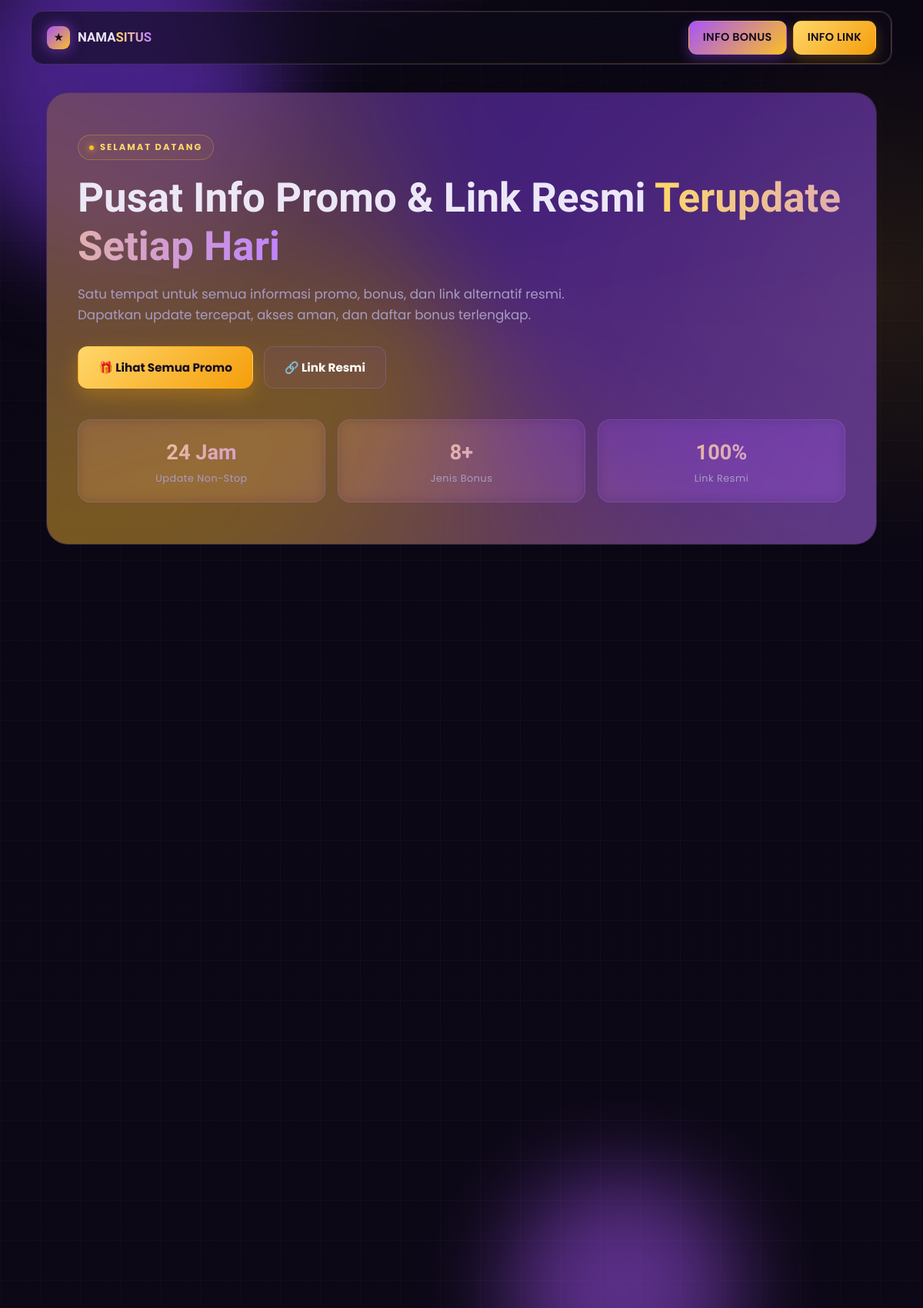
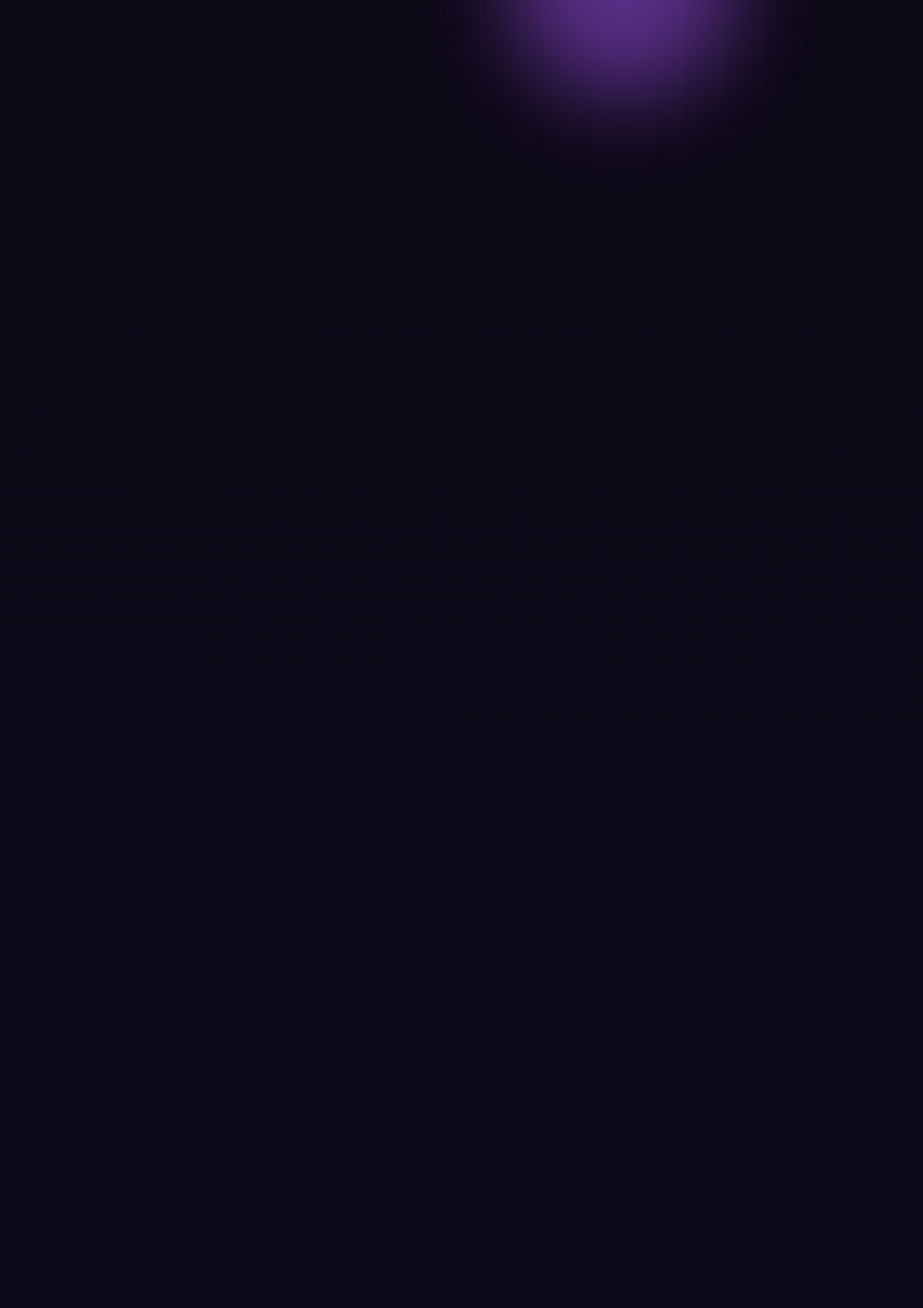
The page / (upper part) on the database its author committed (2 pictures, top to bottom).
### tables this page shows
CREATE TABLE stats (
  id    INT AUTO_INCREMENT PRIMARY KEY,
  num   VARCHAR(40) NOT NULL,
  label VARCHAR(80) NOT NULL,
  sort  INT NOT NULL DEFAULT 0
);

### includes/db.php (called while the page is built, shortened)
<?php
function db(): PDO
{
    static $pdo = null;
    if ($pdo === null) {
        $dsn = 'mysql:host=' . DB_HOST . ';dbname=' . DB_NAME . ';charset=' . DB_CHARSET;
        try {
            $pdo = new PDO($dsn, DB_USER, DB_PASS, [
                PDO::ATTR_ERRMODE            => PDO::ERRMODE_EXCEPTION,
                PDO::ATTR_DEFAULT_FETCH_MODE => PDO::FETCH_ASSOC,
                PDO::ATTR_EMULATE_PREPARES   => false,
            ]);
        } catch (PDOException $e) {
            http_response_code(500);
            exit('Koneksi database gagal. Periksa config.php. Detail: ' . $e->getMessage());
        }
    }
    return $pdo;
}

### includes/functions.php (the view, shortened to what this page needs)
<?php
require_once __DIR__ . '/db.php';
function e($s): string { return htmlspecialchars((string)$s, ENT_QUOTES, 'UTF-8'); }
function get_settings(): array
{
    $rows = db()->query('SELECT skey, svalue FROM settings')->fetchAll();
    $out = [];
    foreach ($rows as $r) $out[$r['skey']] = $r['svalue'];
    return $out;
}
function sv(array $s, string $k, string $default = ''): string
{
    return (isset($s[$k]) && $s[$k] !== '') ? $s[$k] : $default;
}
function get_stats(): array   { return db()->query('SELECT * FROM stats ORDER BY sort, id')->fetchAll(); }
function get_groups(): array  { return db()->query('SELECT * FROM bonus_groups ORDER BY sort, id')->fetchAll(); }
function get_promos(int $gid): array
{
    $st = db()->prepare('SELECT * FROM promos WHERE group_id = ? ORDER BY sort, id');
    $st->execute([$gid]);
    return $st->fetchAll();
}
function bnr_grad(string $k): string
{
    $m = [
        'a' => '#7c3aed,#4c1d95', 'b' => '#a855f7,#6d28d9', 'c' => '#f59e0b,#b45309',
        'd' => '#9333ea,#db2777', 'e' => '#0ea5e9,#4338ca', 'f' => '#f43f5e,#7c3aed',
    ];
    return $m[$k] ?? $m['a'];
}
function acc_grad(string $k): string
{
    $m = ['purple' => '#7c3aed,#a855f7', 'gold' => '#f59e0b,#ffd76a', 'pink' => '#db2777,#7c3aed'];
    return $m[$k] ?? $m['purple'];
}
function render_promo(array $p, bool $coin): string
{
    $hasImg = !empty($p['banner']);
    $bg = $hasImg
        ? 'style="background-image:url(' . e($p['banner']) . ')"'
        : 'style="background:linear-gradient(135deg,' . bnr_grad($p['bnr']) . ')"';
    $ribbon = !empty($p['ribbon']) ? '<span class="ribbon">' . e($p['ribbon']) . '</span>' : '';
    $coinEl = $coin ? '<span class="coin"></span>' : '';
    $label  = $hasImg ? '' : '<div><div class="label">' . e($p['label']) . '</div><div class="sub">Banner</div></div>';
    $url    = $p['url'] !== '' ? $p['url'] : '#';
    $btn    = $p['btn'] !== '' ? $p['btn'] : 'Detail';
    return '<div class="promo reveal">' . $ribbon
        . '<div class="pb" ' . $bg . '><span class="bnr-glow"></span>' . $coinEl . '<span class="shine2"></span>' . $label . '</div>'
        . '<div class="pbody"><h4>' . e($p['title']) . '</h4><p>' . e($p['description']) . '</p>'
        . '<a href="' . e($url) . '" class="pbtn">' . e($btn) . ' &rarr;</a></div></div>';
}
function render_group(array $g): string
{
    $promos = get_promos((int)$g['id']);
    $cols   = count($promos) >= 4 ? 'cols-4' : 'cols-2';
    $icbg   = 'background:linear-gradient(135deg,' . acc_grad($g['accent']) . ')';
    $inner  = '';
    foreach ($promos as $p) $inner .= render_promo($p, (int)$g['coin'] === 1);
    $desc   = trim((string)($g['description'] ?? ''));
    $descEl = $desc !== '' ? '<p class="group-desc reveal">' . nl2br(e($desc)) . '</p>' : '';
    return '<div class="group" id="group-' . (int)$g['id'] . '"><div class="group-label reveal">'
        . '<h3><span class="ic" style="' . $icbg . '">' . e($g['icon']) . '</span> ' . e($g['title']) . '</h3>'
        . '<span class="line"></span><span class="tag">' . e($g['tag']) . '</span></div>'
        . $descEl
        . '<div class="promos ' . $cols . '">' . $inner . '</div></div>';
}

### index.php (shortened to what this page needs)
<?php
require_once __DIR__ . '/includes/functions.php';
$s      = get_settings();
$stats  = get_stats();
$groups = get_groups();
$heroImg  = sv($s, 'about_banner');
$heroCls  = $heroImg !== '' ? ' hasimg' : '';
$heroStyle= $heroImg !== '' ? ' style="background-image:url(' . e($heroImg) . ')"' : '';
?>
<!DOCTYPE html>
<html lang="id">
<head>
<link rel="stylesheet" href="assets/css/style.css">
</head>
<body>
<div class="bg-fx"><span class="orb o1"></span><span class="orb o2"></span><span class="orb o3"></span></div>
<div class="grid-fx"></div>
<nav>
  <div class="nav-inner">
    <div class="brand"><span class="dot">★</span><span><?= e(sv($s,'site_name','NAMA')) ?><b><?= e(sv($s,'site_accent','SITUS')) ?></b></span></div>
    <div class="menu">
      <a href="#promo" class="bonus">INFO BONUS</a>
      <a href="#link" class="gold">INFO LINK</a>
    </div>
  </div>
</nav>
<section class="hero" id="about">
  <?php if ($heroImg !== '' && sv($s,'about_banner_full') === '1'): ?>
  <div class="hero-banner-full reveal"><img src="<?= e($heroImg) ?>" alt="<?= e(sv($s,'site_name','NAMA') . sv($s,'site_accent','SITUS')) ?>"></div>
  <div class="stats">
    <?php foreach ($stats as $st): ?>
      <div class="stat"><div class="num"><?= e($st['num']) ?></div><div class="lbl"><?= e($st['label']) ?></div></div>
    <?php endforeach; ?>
  </div>
  <?php else: ?>
  <div class="hero-banner<?= $heroCls ?>"<?= $heroStyle ?>>
    <div class="aurora"></div>
    <div class="shine"></div>
    <span class="eyebrow"><?= e(sv($s,'about_eyebrow','Selamat Datang')) ?></span>
    <h1 style="margin-top:18px"><?= e(sv($s,'about_title')) ?> <span class="grad"><?= e(sv($s,'about_subtitle')) ?></span></h1>
    <p class="lead"><?= e(sv($s,'about_lead')) ?></p>
    <div class="hero-cta">
      <a href="#promo" class="btn btn-gold">🎁 Lihat Semua Promo</a>
      <a href="#link" class="btn btn-ghost">🔗 Link Resmi</a>
    </div>
    <div class="stats">
      <?php foreach ($stats as $st): ?>
        <div class="stat"><div class="num"><?= e($st['num']) ?></div><div class="lbl"><?= e($st['label']) ?></div></div>
      <?php endforeach; ?>
    </div>
  </div>
  <?php endif; ?>
</section>
<section id="promo">
  <?php foreach ($groups as $g) echo render_group($g); ?>
</section>
<section id="link">
</section>
</body>
</html>

### rows shown on the page
stats: label "Update Non-Stop"
stats: label "Jenis Bonus"
stats: label "Link Resmi"

### other values the page prints
sv($s,'site_name','NAMA') "NAMA"
sv($s,'about_eyebrow','Selamat Datang') "SELAMAT DATANG"
sv($s,'about_title') "Pusat Info Promo & Link Resmi"
sv($s,'about_lead') "Satu tempat untuk semua informasi promo, bonus, dan link alternatif resmi. Dapatkan update tercepat, akses aman, dan daftar bonus terlengkap."
